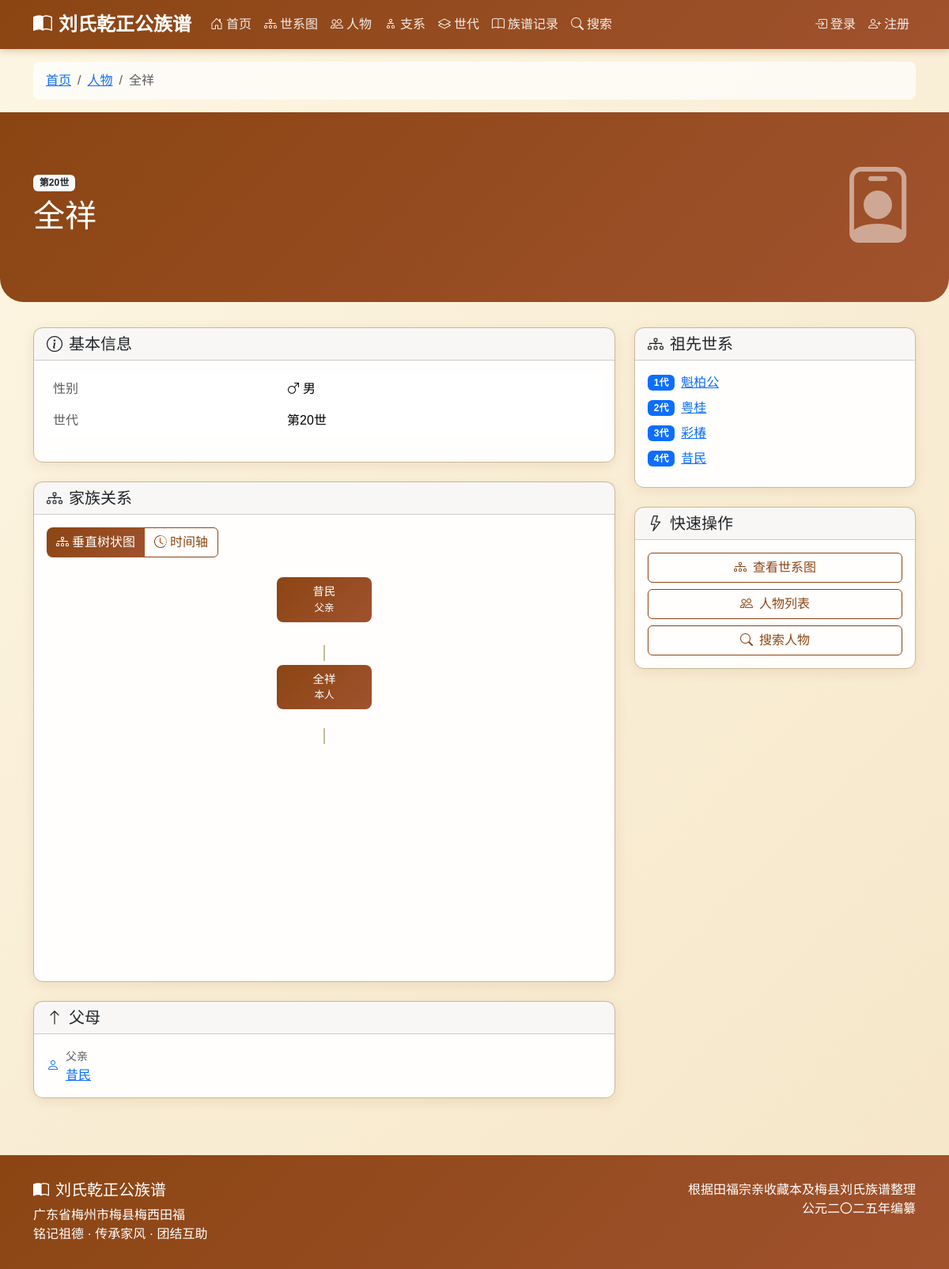
The app's page /person/462/, older data.
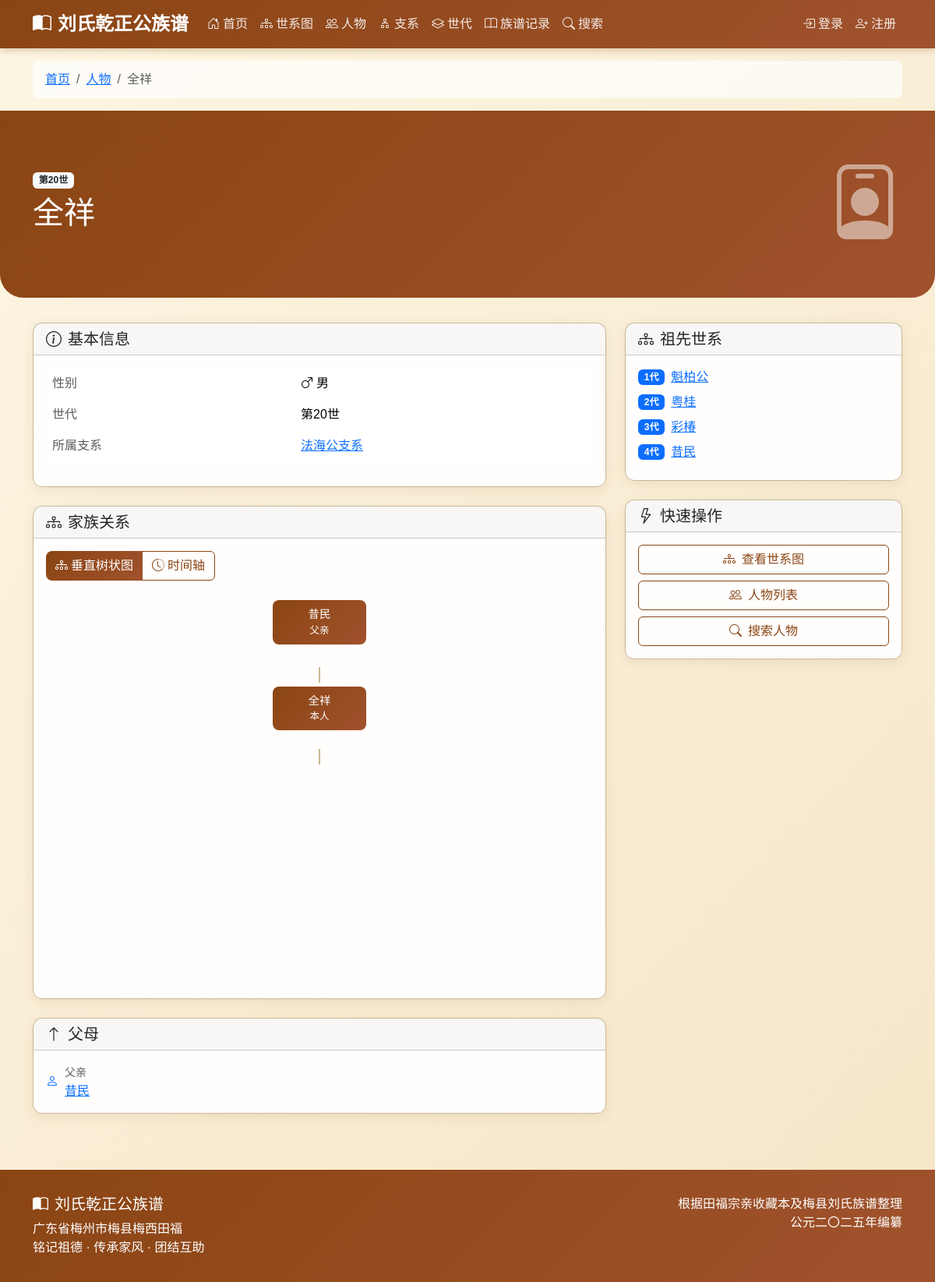
The same page, newer data.
### genealogy/models.py (models this page shows, shortened)
class Person(models.Model):
    GENDER_CHOICES = [
        ('M', '男'),
        ('F', '女'),
    ]
    name = models.CharField(max_length=100, verbose_name='姓名')
    courtesy_name = models.CharField(max_length=100, blank=True, verbose_name='字')
    art_name = models.CharField(max_length=100, blank=True, verbose_name='号')
    alias = models.CharField(max_length=100, blank=True, verbose_name='别名')
    generation_char = models.CharField(max_length=10, blank=True, verbose_name='辈份字')
    gender = models.CharField(max_length=1, choices=GENDER_CHOICES, default='M', verbose_name='性别', help_text='性别变动后需要先保存，然后重新加载页面以更新配偶关系选项')
    is_outsider = models.BooleanField(default=False, verbose_name='是否为外族配偶', help_text='外族配偶状态变动后，世代选项会自动更新；若需更新配偶关系选项，请保存并重新加载页面')
    generation = models.ForeignKey(
        Generation,
        on_delete=models.CASCADE,
        related_name='persons',
        verbose_name='世代',
        null=True,
        blank=True
    )
    father = models.ForeignKey(
        'self',
        on_delete=models.SET_NULL,
        null=True,
        blank=True,
        related_name='children_as_father',
        verbose_name='父亲',
        limit_choices_to={'gender': 'M'}
    )
    mother = models.ForeignKey(
        'self',
        on_delete=models.SET_NULL,
        null=True,
        blank=True,
        related_name='children_as_mother',
        verbose_name='母亲',
        limit_choices_to={'gender': 'F'}
    )
    spouses = models.ManyToManyField(
        'self',
        through='SpouseRelation',
        through_fields=('husband', 'wife'),
        symmetrical=False,
        related_name='partners',
        blank=True,
        verbose_name='配偶'
    )
    branch = models.ForeignKey(
        Branch,
        on_delete=models.SET_NULL,
        null=True,
        blank=True,
        related_name='members',
        verbose_name='所属支系'
    )
    birth_year = models.IntegerField(null=True, blank=True, verbose_name='出生年份')
    death_year = models.IntegerField(null=True, blank=True, verbose_name='逝世年份')
    birth_place = models.CharField(max_length=200, blank=True, verbose_name='出生地')
    burial_place = models.CharField(max_length=300, blank=True, verbose_name='葬地')
    burial_fengshui = models.CharField(max_length=200, blank=True, verbose_name='墓形/风水')
    burial_direction = models.CharField(max_length=100, blank=True, verbose_name='坐向')
    biography = models.TextField(blank=True, verbose_name='生平简介')
    achievements = models.TextField(blank=True, verbose_name='主要事迹')
    descendants_location = models.TextField(blank=True, verbose_name='后裔分布')
    notes = models.TextField(blank=True, verbose_name='备注')
    order = models.IntegerField(default=0, verbose_name='排序')
    avatar = models.ImageField(
        upload_to='avatars/',
        blank=True,
        null=True,
        verbose_name='头像',
        validators=[validate_image_extension, validate_file_size]
    )
    related_user = models.OneToOneField(
        User,
        on_delete=models.SET_NULL,
        null=True,
        blank=True,
        related_name='related_person',
        verbose_name='关联用户'
    )
    account_status = models.CharField(
        max_length=20,
        choices=[
            ('active', '激活'),
            ('inactive', '未激活'),
            ('disabled', '禁用'),
        ],
        default='inactive',
        verbose_name='账号状态'
    )
    created_at = models.DateTimeField(auto_now_add=True, verbose_name='创建时间')
    updated_at = models.DateTimeField(auto_now=True, verbose_name='更新时间')
    created_by = models.ForeignKey(
        User,
        on_delete=models.SET_NULL,
        null=True,
        blank=True,
        related_name='created_persons',
        verbose_name='创建者'
    )
    class Meta:
        verbose_name = '人物'
        verbose_name_plural = '人物'
        ordering = ['generation__number', 'order', 'id']
    def get_absolute_url(self):
        return reverse('genealogy:person_detail', kwargs={'pk': self.pk})
    def get_full_name(self):
        parts = [self.name]
        if self.courtesy_name:
            parts.append(f"字{self.courtesy_name}")
        if self.art_name:
            parts.append(f"号{self.art_name}")
        return ' '.join(parts)
    def get_siblings(self):
        if self.father:
            siblings = self.father.children_as_father.exclude(pk=self.pk)
            return siblings
        return Person.objects.none()
    def get_all_children(self):
        children = set()
        if self.gender == 'M':
            children.update(self.children_as_father.all())
        else:
            children.update(self.children_as_mother.all())
        return sorted(children, key=lambda x: (x.order, x.id))
    def get_family_members(self):
        family = {
            'parents': [],
            'spouses': [],
            'children': [],
            'siblings': []
        }
        if self.father:
            family['parents'].append(self.father)
        if self.mother:
            family['parents'].append(self.mother)
        family['spouses'] = list(self.spouses.all())
        family['children'] = self.get_all_children()
        family['siblings'] = list(self.get_siblings())
        return family
    def get_generation_depth(self):
        if hasattr(self, 'generation'):
            return self.generation.number
        return 0
    def get_ancestors_chain(self):
        ancestors = []
        current = self
        while current.father:
            ancestors.append(current.father)
            current = current.father
        return reversed(ancestors)
    def has_avatar(self):
        """是否有头像"""
        return bool(self.avatar)
    has_avatar.short_description = '有头像'
    has_avatar.boolean = True

class Generation(models.Model):
    number = models.IntegerField(verbose_name='世代数')
    is_spouse = models.BooleanField(default=False, verbose_name='是否为配偶世代')
    name = models.CharField(max_length=50, blank=True, verbose_name='世代名称')
    description = models.TextField(blank=True, verbose_name='描述')
    class Meta:
        verbose_name = '世代'
        verbose_name_plural = '世代'
        ordering = ['number', 'is_spouse']
        unique_together = ['number', 'is_spouse']
    def get_generation_title(self):
        if self.number == 1:
            title = "始祖"
        elif self.number == 2:
            title = "二世祖"
        elif self.number == 3:
            title = "三世祖"
        elif self.number <= 9:
            title = f"{self.number}世祖"
        else:
            title = f"第{self.number}世"
        if self.is_spouse:
            title += "（配）"
        return title

class Branch(models.Model):
    name = models.CharField(max_length=100, verbose_name='支系名称')
    founder = models.ForeignKey(
        'Person',
        on_delete=models.SET_NULL,
        null=True,
        blank=True,
        related_name='founded_branch',
        verbose_name='开基祖'
    )
    description = models.TextField(blank=True, verbose_name='描述')
    location = models.CharField(max_length=200, blank=True, verbose_name='分布地区')
    class Meta:
        verbose_name = '支系'
        verbose_name_plural = '支系'
    def get_absolute_url(self):
        from django.urls import reverse
        return reverse('genealogy:branch_detail', kwargs={'pk': self.pk})

### genealogy/views.py (the view)
# urls.py: path('person/<int:pk>/', views.PersonDetailView.as_view(), name='person_detail'),
class PersonDetailView(DetailView):
    model = Person
    template_name = 'genealogy/person_detail.html'
    context_object_name = 'person'
    def get_queryset(self):
        return Person.objects.select_related(
            'generation', 'father', 'mother', 'branch'
        ).prefetch_related(
            'spouses',
            'husband_relations',
            'wife_relations',
            'children_as_father',
            'children_as_mother',
            'images',
            'videos'
        )
    def get_context_data(self, **kwargs):
        context = super().get_context_data(**kwargs)
        person = self.object
        if person.gender == 'M':
            spouse_relations = SpouseRelation.objects.filter(husband=person)
        else:
            spouse_relations = SpouseRelation.objects.filter(wife=person)
        context['spouse_relations'] = spouse_relations
        children = person.get_all_children()
        context['children'] = children
        siblings = person.get_siblings()
        context['siblings'] = siblings
        ancestors = person.get_ancestors_chain()
        context['ancestors'] = ancestors
        family_members = person.get_family_members()
        context['family_members'] = family_members
        context['generation_depth'] = person.get_generation_depth()
        if hasattr(person, 'generation') and person.generation:
            context['generation_title'] = person.generation.get_generation_title()
        return context

### templates/genealogy/person_detail.html (shortened to what the changed rows need)
{% extends 'base.html' %}
{% block content %}
<div class="container mt-3">
    <nav aria-label="breadcrumb">
        <ol class="breadcrumb">
            <li class="breadcrumb-item"><a href="{% url 'genealogy:home' %}">首页</a></li>
            <li class="breadcrumb-item"><a href="{% url 'genealogy:person_list' %}">人物</a></li>
            <li class="breadcrumb-item active">{{ person.name }}</li>
        </ol>
    </nav>
</div>
<div class="page-header">
    <div class="container">
        <div class="row align-items-center">
            <div class="col-md-8">
                <span class="badge bg-light text-dark mb-2">第{{ person.generation.number }}世</span>
                <h1 class="serif">{{ person.name }}</h1>
            </div>
        </div>
    </div>
</div>
<div class="container">
    <div class="row">
        <div class="col-lg-8">
            <div class="card mb-4">
                <div class="card-body">
                    <table class="table table-borderless">
                        <tbody>
                            <tr>
                                <td class="text-muted">世代</td>
                                <td>第{{ person.generation.number }}世</td>
                            </tr>
                            {% if person.branch %}
                            <tr>
                                <td class="text-muted">所属支系</td>
                                <td>
                                    <a href="{{ person.branch.get_absolute_url }}">{{ person.branch.name }}</a>
                                </td>
                            </tr>
                            {% endif %}
                        </tbody>
                    </table>
                </div>
            </div>
            <div class="card mb-4">
                <div class="card-body">
                    <div class="chart-container">
                        <div id="tree-view" class="tree-view">
                            {% if person.father or person.mother %}
                            <div class="d-flex justify-content-center mb-4">
                                {% if person.father %}
                                <div class="tree-node {% if person.father.gender == 'F' %}female{% endif %}">
                                    <a href="{{ person.father.get_absolute_url }}" style="color: white; text-decoration: none;">
                                        {{ person.father.name }}
                                    </a>
                                    <small class="d-block">父亲</small>
                                </div>
                                {% endif %}
                            </div>
                            <div class="tree-connector" style="height: 20px;"></div>
                            {% endif %}
                            <div class="tree-node {% if person.gender == 'F' %}female{% endif %} mb-4">
                                {{ person.get_full_name }}
                                <small class="d-block">本人</small>
                            </div>
                            <div class="tree-connector" style="height: 20px;"></div>
                        </div>
                    </div>
                </div>
            </div>
            {% if person.father or person.mother %}
            <div class="card mb-4">
                <div class="card-body">
                    <div class="row">
                        {% if person.father %}
                        <div class="col-md-6">
                            <div class="d-flex align-items-center">
                                <i class="bi bi-person me-2 text-primary"></i>
                                <div>
                                    <small class="text-muted">父亲</small>
                                    <p class="mb-0">
                                        <a href="{{ person.father.get_absolute_url }}">{{ person.father.name }}</a>
                                    </p>
                                </div>
                            </div>
                        </div>
                        {% endif %}
                    </div>
                </div>
            </div>
            {% endif %}
        </div>
    </div>
</div>
{% endblock %}

Row changes from the older to the newer data that the page shows:
changed Person "全祥": branch_id empty → 25 (drawn); branch.name (not shown) → "法海公支系"
Text that changed along with them:
text now shown: "所属支系"
